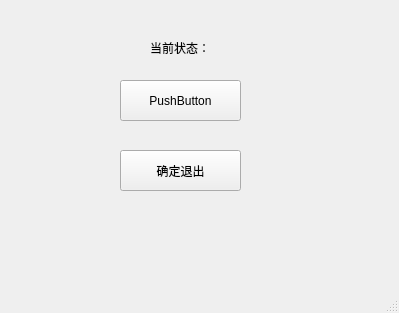
<?xml version="1.0" encoding="UTF-8"?>
<ui version="4.0">
 <class>God</class>
 <widget class="QMainWindow" name="God">
  <property name="geometry">
   <rect>
    <x>0</x>
    <y>0</y>
    <width>399</width>
    <height>313</height>
   </rect>
  </property>
  <property name="windowTitle">
   <string>MainWindow</string>
  </property>
  <widget class="QWidget" name="centralwidget">
   <widget class="QPushButton" name="pushButton">
    <property name="geometry">
     <rect>
      <x>120</x>
      <y>150</y>
      <width>121</width>
      <height>41</height>
     </rect>
    </property>
    <property name="text">
     <string>确定退出</string>
    </property>
   </widget>
   <widget class="QLabel" name="label">
    <property name="geometry">
     <rect>
      <x>150</x>
      <y>40</y>
      <width>68</width>
      <height>15</height>
     </rect>
    </property>
    <property name="text">
     <string>当前状态：</string>
    </property>
   </widget>
   <widget class="QPushButton" name="pushButton_2">
    <property name="geometry">
     <rect>
      <x>120</x>
      <y>80</y>
      <width>121</width>
      <height>41</height>
     </rect>
    </property>
    <property name="text">
     <string>PushButton</string>
    </property>
   </widget>
  </widget>
  <widget class="QMenuBar" name="menubar">
   <property name="geometry">
    <rect>
     <x>0</x>
     <y>0</y>
     <width>399</width>
     <height>26</height>
    </rect>
   </property>
  </widget>
  <widget class="QStatusBar" name="statusbar"/>
 </widget>
 <resources/>
 <connections/>
</ui>
